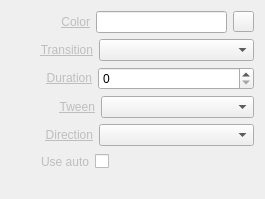
<?xml version="1.0" encoding="UTF-8"?>
<ui version="4.0">
 <class>InspectorSolidColorWidget</class>
 <widget class="QWidget" name="InspectorSolidColorWidget">
  <property name="geometry">
   <rect>
    <x>0</x>
    <y>0</y>
    <width>265</width>
    <height>199</height>
   </rect>
  </property>
  <property name="sizePolicy">
   <sizepolicy hsizetype="Expanding" vsizetype="Preferred">
    <horstretch>0</horstretch>
    <verstretch>0</verstretch>
   </sizepolicy>
  </property>
  <layout class="QVBoxLayout" name="verticalLayout">
   <item>
    <layout class="QHBoxLayout" name="horizontalLayoutColor">
     <item>
      <spacer name="horizontalSpacerColor">
       <property name="orientation">
        <enum>Qt::Horizontal</enum>
       </property>
       <property name="sizeType">
        <enum>QSizePolicy::Fixed</enum>
       </property>
       <property name="sizeHint" stdset="0">
        <size>
         <width>50</width>
         <height>20</height>
        </size>
       </property>
      </spacer>
     </item>
     <item>
      <widget class="QLabel" name="labelColor">
       <property name="text">
        <string>&lt;a href=&quot;Color&quot; style=&quot;color: #BEBEBE;&quot;&gt;Color&lt;/a&gt;</string>
       </property>
       <property name="alignment">
        <set>Qt::AlignRight|Qt::AlignTrailing|Qt::AlignVCenter</set>
       </property>
      </widget>
     </item>
     <item>
      <widget class="QLineEdit" name="lineEditColor"/>
     </item>
     <item>
      <widget class="QToolButton" name="toolButtonColor">
       <property name="minimumSize">
        <size>
         <width>21</width>
         <height>21</height>
        </size>
       </property>
       <property name="maximumSize">
        <size>
         <width>21</width>
         <height>21</height>
        </size>
       </property>
      </widget>
     </item>
    </layout>
   </item>
   <item>
    <layout class="QHBoxLayout" name="horizontalLayoutTransition">
     <item>
      <spacer name="horizontalSpacerTransition">
       <property name="orientation">
        <enum>Qt::Horizontal</enum>
       </property>
       <property name="sizeType">
        <enum>QSizePolicy::Fixed</enum>
       </property>
       <property name="sizeHint" stdset="0">
        <size>
         <width>29</width>
         <height>20</height>
        </size>
       </property>
      </spacer>
     </item>
     <item>
      <widget class="QLabel" name="labelTransition">
       <property name="text">
        <string>&lt;a href=&quot;Transition&quot; style=&quot;color: #BEBEBE;&quot;&gt;Transition&lt;/a&gt;</string>
       </property>
       <property name="alignment">
        <set>Qt::AlignRight|Qt::AlignTrailing|Qt::AlignVCenter</set>
       </property>
      </widget>
     </item>
     <item>
      <widget class="QComboBox" name="comboBoxTransition">
       <property name="sizePolicy">
        <sizepolicy hsizetype="Expanding" vsizetype="Fixed">
         <horstretch>0</horstretch>
         <verstretch>0</verstretch>
        </sizepolicy>
       </property>
      </widget>
     </item>
    </layout>
   </item>
   <item>
    <layout class="QHBoxLayout" name="horizontalLayoutDuration">
     <item>
      <spacer name="horizontalSpacerDuration">
       <property name="orientation">
        <enum>Qt::Horizontal</enum>
       </property>
       <property name="sizeType">
        <enum>QSizePolicy::Fixed</enum>
       </property>
       <property name="sizeHint" stdset="0">
        <size>
         <width>35</width>
         <height>20</height>
        </size>
       </property>
      </spacer>
     </item>
     <item>
      <widget class="QLabel" name="labelDuration">
       <property name="text">
        <string>&lt;a href=&quot;Duration&quot; style=&quot;color: #BEBEBE;&quot;&gt;Duration&lt;/a&gt;</string>
       </property>
       <property name="alignment">
        <set>Qt::AlignRight|Qt::AlignTrailing|Qt::AlignVCenter</set>
       </property>
      </widget>
     </item>
     <item>
      <widget class="QSpinBox" name="spinBoxDuration">
       <property name="sizePolicy">
        <sizepolicy hsizetype="Expanding" vsizetype="Fixed">
         <horstretch>0</horstretch>
         <verstretch>0</verstretch>
        </sizepolicy>
       </property>
       <property name="maximum">
        <number>999</number>
       </property>
      </widget>
     </item>
    </layout>
   </item>
   <item>
    <layout class="QHBoxLayout" name="horizontalLayoutTween">
     <item>
      <spacer name="horizontalSpacerTween">
       <property name="orientation">
        <enum>Qt::Horizontal</enum>
       </property>
       <property name="sizeType">
        <enum>QSizePolicy::Fixed</enum>
       </property>
       <property name="sizeHint" stdset="0">
        <size>
         <width>48</width>
         <height>20</height>
        </size>
       </property>
      </spacer>
     </item>
     <item>
      <widget class="QLabel" name="labelTween">
       <property name="text">
        <string>&lt;a href=&quot;Tween&quot; style=&quot;color: #BEBEBE;&quot;&gt;Tween&lt;/a&gt;</string>
       </property>
       <property name="alignment">
        <set>Qt::AlignRight|Qt::AlignTrailing|Qt::AlignVCenter</set>
       </property>
      </widget>
     </item>
     <item>
      <widget class="QComboBox" name="comboBoxTween">
       <property name="sizePolicy">
        <sizepolicy hsizetype="Expanding" vsizetype="Fixed">
         <horstretch>0</horstretch>
         <verstretch>0</verstretch>
        </sizepolicy>
       </property>
      </widget>
     </item>
    </layout>
   </item>
   <item>
    <layout class="QHBoxLayout" name="horizontalLayoutDirection">
     <item>
      <spacer name="horizontalSpacerDirection">
       <property name="orientation">
        <enum>Qt::Horizontal</enum>
       </property>
       <property name="sizeType">
        <enum>QSizePolicy::Fixed</enum>
       </property>
       <property name="sizeHint" stdset="0">
        <size>
         <width>34</width>
         <height>20</height>
        </size>
       </property>
      </spacer>
     </item>
     <item>
      <widget class="QLabel" name="labelDirection">
       <property name="text">
        <string>&lt;a href=&quot;Direction&quot; style=&quot;color: #BEBEBE;&quot;&gt;Direction&lt;/a&gt;</string>
       </property>
       <property name="alignment">
        <set>Qt::AlignRight|Qt::AlignTrailing|Qt::AlignVCenter</set>
       </property>
      </widget>
     </item>
     <item>
      <widget class="QComboBox" name="comboBoxDirection">
       <property name="sizePolicy">
        <sizepolicy hsizetype="Expanding" vsizetype="Fixed">
         <horstretch>0</horstretch>
         <verstretch>0</verstretch>
        </sizepolicy>
       </property>
      </widget>
     </item>
    </layout>
   </item>
   <item>
    <layout class="QHBoxLayout" name="horizontalLayoutUseAuto">
     <item>
      <spacer name="horizontalSpacerUseAuto1">
       <property name="orientation">
        <enum>Qt::Horizontal</enum>
       </property>
       <property name="sizeType">
        <enum>QSizePolicy::Fixed</enum>
       </property>
       <property name="sizeHint" stdset="0">
        <size>
         <width>30</width>
         <height>20</height>
        </size>
       </property>
      </spacer>
     </item>
     <item>
      <widget class="QLabel" name="labelUseAuto">
       <property name="text">
        <string>&lt;a href=&quot;Use auto&quot; style=&quot;color: #BEBEBE;&quot;&gt;Use auto&lt;/a&gt;</string>
       </property>
       <property name="alignment">
        <set>Qt::AlignRight|Qt::AlignTrailing|Qt::AlignVCenter</set>
       </property>
      </widget>
     </item>
     <item>
      <widget class="QCheckBox" name="checkBoxUseAuto">
       <property name="layoutDirection">
        <enum>Qt::RightToLeft</enum>
       </property>
       <property name="text">
        <string/>
       </property>
      </widget>
     </item>
     <item>
      <spacer name="horizontalSpacerUseAuto2">
       <property name="orientation">
        <enum>Qt::Horizontal</enum>
       </property>
       <property name="sizeHint" stdset="0">
        <size>
         <width>40</width>
         <height>20</height>
        </size>
       </property>
      </spacer>
     </item>
    </layout>
   </item>
   <item>
    <spacer name="verticalSpacerColor">
     <property name="orientation">
      <enum>Qt::Vertical</enum>
     </property>
     <property name="sizeType">
      <enum>QSizePolicy::Fixed</enum>
     </property>
     <property name="sizeHint" stdset="0">
      <size>
       <width>20</width>
       <height>10</height>
      </size>
     </property>
    </spacer>
   </item>
  </layout>
 </widget>
 <resources/>
 <connections>
  <connection>
   <sender>spinBoxDuration</sender>
   <signal>valueChanged(int)</signal>
   <receiver>InspectorSolidColorWidget</receiver>
   <slot>durationChanged(int)</slot>
   <hints>
    <hint type="sourcelabel">
     <x>254</x>
     <y>87</y>
    </hint>
    <hint type="destinationlabel">
     <x>223</x>
     <y>46</y>
    </hint>
   </hints>
  </connection>
  <connection>
   <sender>comboBoxTransition</sender>
   <signal>currentIndexChanged(QString)</signal>
   <receiver>InspectorSolidColorWidget</receiver>
   <slot>transitionChanged(QString)</slot>
   <hints>
    <hint type="sourcelabel">
     <x>254</x>
     <y>59</y>
    </hint>
    <hint type="destinationlabel">
     <x>223</x>
     <y>15</y>
    </hint>
   </hints>
  </connection>
  <connection>
   <sender>comboBoxDirection</sender>
   <signal>currentIndexChanged(QString)</signal>
   <receiver>InspectorSolidColorWidget</receiver>
   <slot>directionChanged(QString)</slot>
   <hints>
    <hint type="sourcelabel">
     <x>222</x>
     <y>143</y>
    </hint>
    <hint type="destinationlabel">
     <x>0</x>
     <y>105</y>
    </hint>
   </hints>
  </connection>
  <connection>
   <sender>comboBoxTween</sender>
   <signal>currentIndexChanged(QString)</signal>
   <receiver>InspectorSolidColorWidget</receiver>
   <slot>tweenChanged(QString)</slot>
   <hints>
    <hint type="sourcelabel">
     <x>254</x>
     <y>115</y>
    </hint>
    <hint type="destinationlabel">
     <x>1</x>
     <y>141</y>
    </hint>
   </hints>
  </connection>
  <connection>
   <sender>labelTransition</sender>
   <signal>linkActivated(QString)</signal>
   <receiver>InspectorSolidColorWidget</receiver>
   <slot>resetTransition(QString)</slot>
   <hints>
    <hint type="sourcelabel">
     <x>90</x>
     <y>59</y>
    </hint>
    <hint type="destinationlabel">
     <x>0</x>
     <y>20</y>
    </hint>
   </hints>
  </connection>
  <connection>
   <sender>labelDuration</sender>
   <signal>linkActivated(QString)</signal>
   <receiver>InspectorSolidColorWidget</receiver>
   <slot>resetDuration(QString)</slot>
   <hints>
    <hint type="sourcelabel">
     <x>91</x>
     <y>87</y>
    </hint>
    <hint type="destinationlabel">
     <x>0</x>
     <y>48</y>
    </hint>
   </hints>
  </connection>
  <connection>
   <sender>labelTween</sender>
   <signal>linkActivated(QString)</signal>
   <receiver>InspectorSolidColorWidget</receiver>
   <slot>resetTween(QString)</slot>
   <hints>
    <hint type="sourcelabel">
     <x>94</x>
     <y>115</y>
    </hint>
    <hint type="destinationlabel">
     <x>0</x>
     <y>77</y>
    </hint>
   </hints>
  </connection>
  <connection>
   <sender>labelDirection</sender>
   <signal>linkActivated(QString)</signal>
   <receiver>InspectorSolidColorWidget</receiver>
   <slot>resetDirection(QString)</slot>
   <hints>
    <hint type="sourcelabel">
     <x>91</x>
     <y>143</y>
    </hint>
    <hint type="destinationlabel">
     <x>9</x>
     <y>89</y>
    </hint>
   </hints>
  </connection>
  <connection>
   <sender>labelUseAuto</sender>
   <signal>linkActivated(QString)</signal>
   <receiver>InspectorSolidColorWidget</receiver>
   <slot>resetUseAuto(QString)</slot>
   <hints>
    <hint type="sourcelabel">
     <x>88</x>
     <y>171</y>
    </hint>
    <hint type="destinationlabel">
     <x>73</x>
     <y>198</y>
    </hint>
   </hints>
  </connection>
  <connection>
   <sender>checkBoxUseAuto</sender>
   <signal>stateChanged(int)</signal>
   <receiver>InspectorSolidColorWidget</receiver>
   <slot>useAutoChanged(int)</slot>
   <hints>
    <hint type="sourcelabel">
     <x>107</x>
     <y>167</y>
    </hint>
    <hint type="destinationlabel">
     <x>146</x>
     <y>198</y>
    </hint>
   </hints>
  </connection>
  <connection>
   <sender>toolButtonColor</sender>
   <signal>clicked(bool)</signal>
   <receiver>InspectorSolidColorWidget</receiver>
   <slot>colorDialogClicked()</slot>
   <hints>
    <hint type="sourcelabel">
     <x>245</x>
     <y>24</y>
    </hint>
    <hint type="destinationlabel">
     <x>264</x>
     <y>20</y>
    </hint>
   </hints>
  </connection>
 </connections>
 <slots>
  <slot>durationChanged(int)</slot>
  <slot>loopChanged(int)</slot>
  <slot>transitionChanged(QString)</slot>
  <slot>directionChanged(QString)</slot>
  <slot>seekChanged(int)</slot>
  <slot>lengthChanged(int)</slot>
  <slot>tweenChanged(QString)</slot>
  <slot>resetTransition(QString)</slot>
  <slot>resetDuration(QString)</slot>
  <slot>resetTween(QString)</slot>
  <slot>resetDirection(QString)</slot>
  <slot>resetSeek(QString)</slot>
  <slot>resetLength(QString)</slot>
  <slot>resetLoop(QString)</slot>
  <slot>pauseOnLoadChanged(int)</slot>
  <slot>resetPauseOnLoad(QString)</slot>
  <slot>resetUseAuto(QString)</slot>
  <slot>useAutoChanged(int)</slot>
  <slot>colorDialogClicked()</slot>
 </slots>
</ui>
